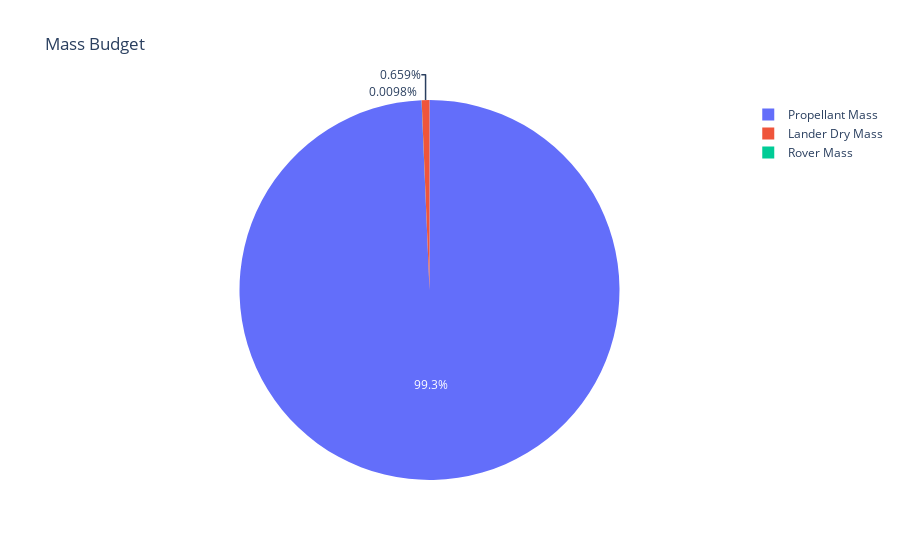

The code cell stored with this chart in its notebook:
### Code cell
mass_fig = px.pie(names=mass_labels, values=mass_values, title='Mass Budget')
mass_fig.show()

### Figure 1 — Plotly figure (JSON) as saved in the notebook; plotly's stock layout.template omitted (floating-point values rounded to 4 significant figures)
{"data": [{"domain": {"x": [0, 1], "y": [0, 1]}, "hovertemplate": "label=%{label}<br>value=%{value}<extra></extra>", "labels": ["Lander Dry Mass", "Rover Mass", "Propellant Mass"], "legendgroup": "", "name": "", "showlegend": true, "type": "pie", "values": [1750.0, 26, 263600.0]}], "layout": {"legend": {"tracegroupgap": 0}, "title": {"text": "Mass Budget"}}}
